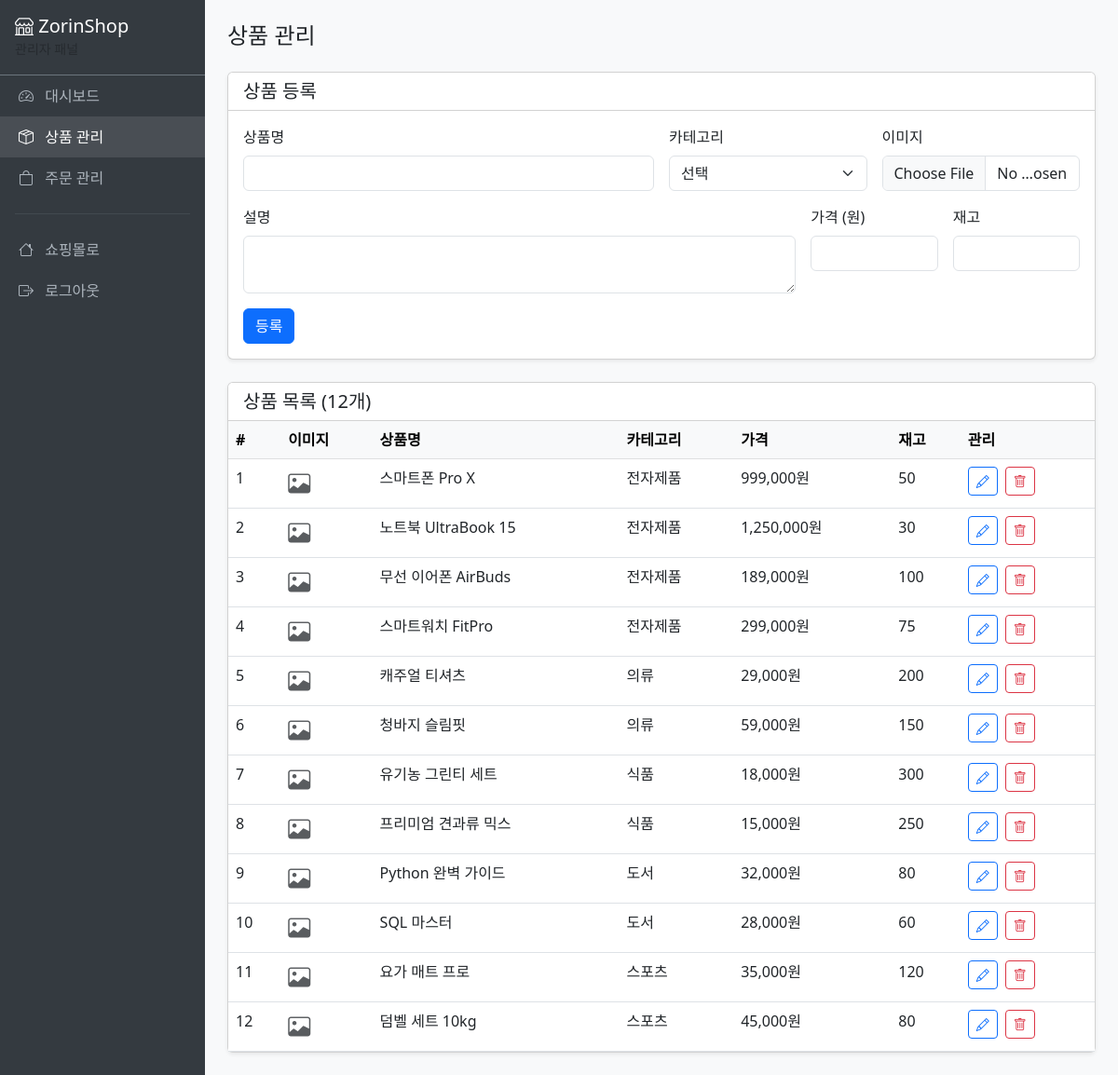
/admin/products.php (signed in), run on the app's committed database.
### tables this page shows
CREATE TABLE IF NOT EXISTS products (
    id          INT AUTO_INCREMENT PRIMARY KEY,
    category_id INT,
    name        VARCHAR(200) NOT NULL,
    description TEXT,
    price       DECIMAL(10,2) NOT NULL DEFAULT 0,
    stock       INT NOT NULL DEFAULT 0,
    image       VARCHAR(255),
    created_at  TIMESTAMP DEFAULT CURRENT_TIMESTAMP,
    FOREIGN KEY (category_id) REFERENCES categories(id) ON DELETE SET NULL
);

CREATE TABLE IF NOT EXISTS categories (
    id          INT AUTO_INCREMENT PRIMARY KEY,
    name        VARCHAR(100) NOT NULL,
    description TEXT
);

### admin/products.php (the view, shortened to what this page needs)
<?php
require_once '../includes/db.php';
$products = $conn->query("SELECT p.*, c.name as cat_name FROM products p LEFT JOIN categories c ON p.category_id = c.id ORDER BY p.created_at DESC")->fetch_all(MYSQLI_ASSOC);
$edit_product = null;
?>
<!DOCTYPE html>
<html lang="ko">
<head>
    <link href="https://cdn.jsdelivr.net/npm/bootstrap@5.3.0/dist/css/bootstrap.min.css" rel="stylesheet">
    <link href="https://cdn.jsdelivr.net/npm/bootstrap-icons@1.10.0/font/bootstrap-icons.css" rel="stylesheet">
    <link href="/shop/css/style.css" rel="stylesheet">
</head>
<body>
<div class="d-flex">
    <div class="admin-sidebar" style="width:220px;min-width:220px">
        <div class="p-3 border-bottom border-secondary">
            <h5 class="text-white mb-0"><i class="bi bi-shop"></i> ZorinShop</h5>
            <small class="text-muted">관리자 패널</small>
        </div>
        <a href="/shop/admin/"><i class="bi bi-speedometer2 me-2"></i> 대시보드</a>
        <a href="/shop/admin/products.php" class="active"><i class="bi bi-box-seam me-2"></i> 상품 관리</a>
        <a href="/shop/admin/orders.php"><i class="bi bi-bag me-2"></i> 주문 관리</a>
        <hr class="border-secondary mx-3">
        <a href="/shop/"><i class="bi bi-house me-2"></i> 쇼핑몰로</a>
        <a href="/shop/logout.php"><i class="bi bi-box-arrow-right me-2"></i> 로그아웃</a>
    </div>
    <div class="flex-grow-1 p-4">
        <h4 class="mb-4">상품 관리</h4>
        <div class="card shadow-sm mb-4">
            <div class="card-header bg-white">
                <h5 class="mb-0"><?= $edit_product ? '상품 수정' : '상품 등록' ?></h5>
            </div>
            <div class="card-body">
                <form method="POST" enctype="multipart/form-data">
                    <div class="row g-3">
                        <div class="col-md-6">
                            <label class="form-label">상품명</label>
                            <input type="text" name="name" class="form-control" required value="<?= htmlspecialchars($edit_product['name'] ?? '') ?>">
                        </div>
                        <div class="col-md-3">
                            <label class="form-label">카테고리</label>
                            <select name="category_id" class="form-select" required>
                                <option value="">선택</option>
                            </select>
                        </div>
                        <div class="col-md-3">
                            <label class="form-label">이미지</label>
                            <input type="file" name="image" class="form-control" accept="image/*">
                        </div>
                        <div class="col-md-8">
                            <label class="form-label">설명</label>
                            <textarea name="description" class="form-control" rows="2"><?= htmlspecialchars($edit_product['description'] ?? '') ?></textarea>
                        </div>
                        <div class="col-md-2">
                            <label class="form-label">가격 (원)</label>
                            <input type="number" name="price" class="form-control" required min="0" value="<?= $edit_product['price'] ?? '' ?>">
                        </div>
                        <div class="col-md-2">
                            <label class="form-label">재고</label>
                            <input type="number" name="stock" class="form-control" required min="0" value="<?= $edit_product['stock'] ?? '' ?>">
                        </div>
                    </div>
                    <div class="mt-3">
                        <button type="submit" class="btn btn-primary"><?= $edit_product ? '수정 완료' : '등록' ?></button>
                    </div>
                </form>
            </div>
        </div>
        <div class="card shadow-sm">
            <div class="card-header bg-white"><h5 class="mb-0">상품 목록 (<?= count($products) ?>개)</h5></div>
            <div class="card-body p-0">
                <table class="table mb-0">
                    <thead class="table-light">
                        <tr><th>#</th><th>이미지</th><th>상품명</th><th>카테고리</th><th>가격</th><th>재고</th><th>관리</th></tr>
                    </thead>
                    <tbody>
                    <?php foreach ($products as $p): ?>
                        <tr>
                            <td><?= $p['id'] ?></td>
                            <td>
                                <?php if ($p['image'] && file_exists(__DIR__ . '/../uploads/products/' . $p['image'])): ?>
                                    <img src="/shop/uploads/products/<?= htmlspecialchars($p['image']) ?>" width="50" height="50" style="object-fit:cover;border-radius:4px">
                                <?php else: ?>
                                    <i class="bi bi-image text-muted fs-4"></i>
                                <?php endif; ?>
                            </td>
                            <td><?= htmlspecialchars($p['name']) ?></td>
                            <td><?= htmlspecialchars($p['cat_name'] ?? '') ?></td>
                            <td><?= number_format($p['price']) ?>원</td>
                            <td><?= $p['stock'] ?></td>
                            <td>
                                <a href="?edit=<?= $p['id'] ?>" class="btn btn-sm btn-outline-primary me-1"><i class="bi bi-pencil"></i></a>
                                <form method="POST" class="d-inline" onsubmit="return confirm('삭제할까요?')">
                                    <button type="submit" class="btn btn-sm btn-outline-danger"><i class="bi bi-trash"></i></button>
                                </form>
                            </td>
                        </tr>
                    <?php endforeach; ?>
                    </tbody>
                </table>
            </div>
        </div>
    </div>
</div>
</body>
</html>

### css/style.css (style rules this page uses)
body { background-color: #f8f9fa; font-family: 'Segoe UI', Tahoma, Geneva, Verdana, sans-serif; }
.admin-sidebar { min-height: 100vh; background: #343a40; }
.admin-sidebar a { color: #adb5bd; text-decoration: none; padding: 10px 20px; display: block; transition: all 0.2s; }
.admin-sidebar a:hover, .admin-sidebar a.active { color: white; background: rgba(255,255,255,0.1); }

### data on the page
products: id "1", name "스마트폰 Pro X", category.name "전자제품", price "999,000", stock "50"
products: id "2", name "노트북 UltraBook 15", category.name "전자제품", price "1,250,000", stock "30"
products: id "3", name "무선 이어폰 AirBuds", category.name "전자제품", price "189,000", stock "100"
products: id "4", name "스마트워치 FitPro", category.name "전자제품", price "299,000", stock "75"
products: id "5", name "캐주얼 티셔츠", category.name "의류", price "29,000", stock "200"
products: id "6", name "청바지 슬림핏", category.name "의류", price "59,000", stock "150"
products: id "7", name "유기농 그린티 세트", category.name "식품", price "18,000", stock "300"
products: id "8", name "프리미엄 견과류 믹스", category.name "식품", price "15,000", stock "250"
products: id "9", name "Python 완벽 가이드", category.name "도서", price "32,000", stock "80"
products: id "10", name "SQL 마스터", category.name "도서", price "28,000", stock "60"
products: id "11", name "요가 매트 프로", category.name "스포츠", price "35,000", stock "120"
products: id "12", name "덤벨 세트 10kg", category.name "스포츠", price "45,000", stock "80"

### other printed values
count($products) "12"
